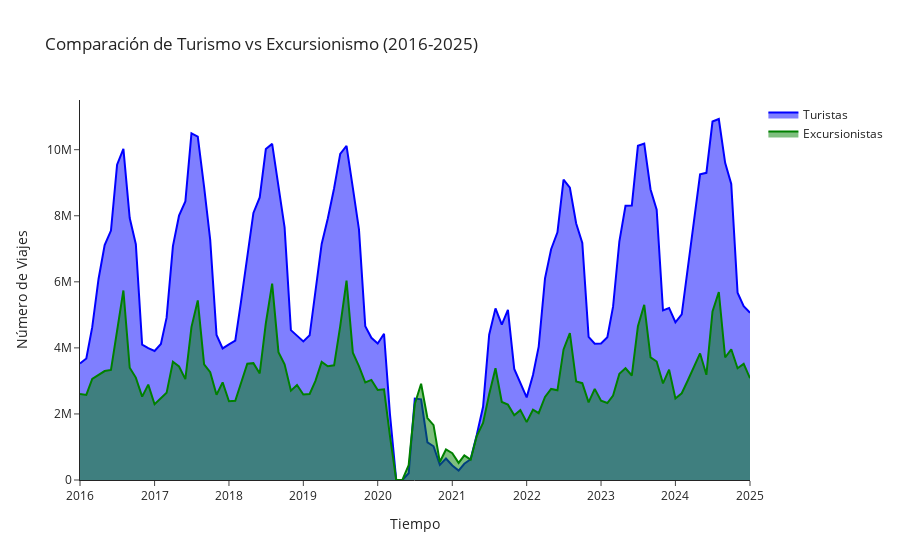

Notebook cell for this chart:
### Markdown cell above
Comparacion del turismo vs excursionismo (2016-2025)

### Code cell
tipologia_2.index = tipologia_2.index.astype(str) # Convertir indice a strings
fig = go.Figure()
fig.add_trace(go.Scatter(
    x=tipologia_2.index,
    y=tipologia_2["Datos Turista"],
    mode="lines",
    name="Turistas",
    fill="tozeroy",  # Sombreado hasta el eje X
    line=dict(color="blue")
))
fig.add_trace(go.Scatter(
    x=tipologia_2.index,
    y=tipologia_2["Datos Excursionista"],
    mode="lines",
    name="Excursionistas",
    fill="tozeroy",
    line=dict(color="green")
))

# Título y diseño
fig.update_layout(
    title="Comparación de Turismo vs Excursionismo (2016-2025)",
    xaxis_title="Tiempo",
    yaxis_title="Número de Viajes",
    template="simple_white"
)

fig.show()
